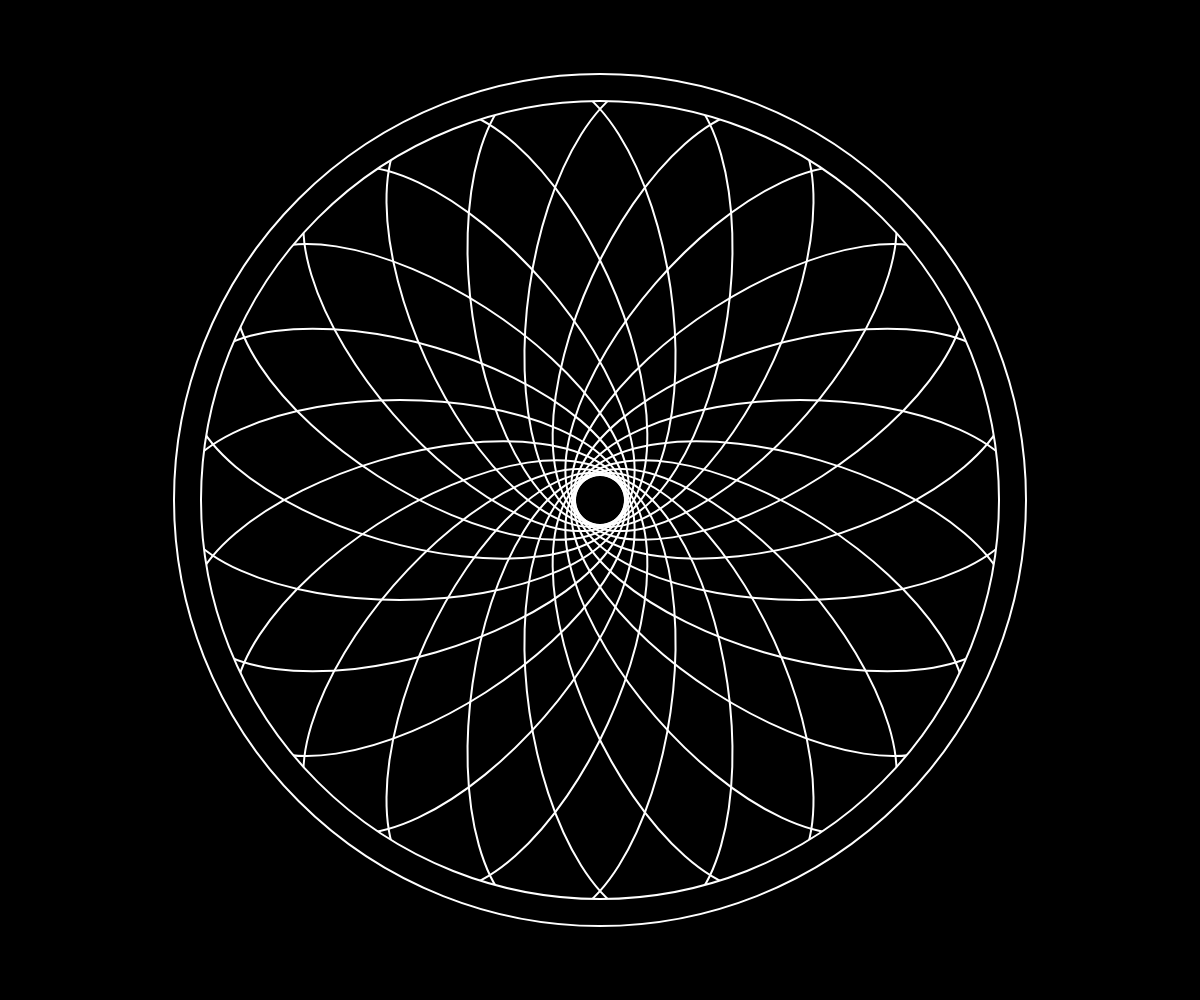
Frame 1 (no input)
Frame 60 (no input): identical to frame 1, image omitted
Frame 120 (the mouse pressed at the canvas centre since frame 60): identical to frame 1, image omitted

The p5.js sketch that drew this single still picture (run headless with seeded random() and noise() and a simulated clock; from frame 60 on, the mouse is pressed at the canvas centre):

// p5.js sketch
// ── sketch.js
let angle = 0;
let circlePoints = 22;
let featherPoints = 5;
let angleDegrees = 0;
let bodyRadius = 400;
let angleRadians = (angleDegrees * Math.PI) / 180;
let degreeOffset = 360 / circlePoints;
let degreeOffsetFeathers = 360 / featherPoints;


function setup() {
	createCanvas(windowWidth, windowHeight);
	angleMode(DEGREES);
	ellipseMode(CENTER);
	rectMode(CENTER);
}

function draw() {
		translate(windowWidth / 2, windowHeight / 2); // changes the orgin point to the center of the screen
		background(0);
		main();

}

function main(){
  scale(1, -1);									// reverses the global flip
	strokeWeight(4);							// giving the stroke a thicker line
	stroke(255);									// sets the stroke color from black to white
	noFill();
	ellipse(0, 0, 850, 850);			// making the outer dreamcatcher  frame
	ellipse(0, 0, 800, 800);			// making the inner dreamcatcher  frame

	plotCirclePoints();

	strokeWeight(25);							// making dark inner ring to block excess overlap from rings in the dreamcatcher
	stroke(000);
	ellipse(0, 0, 825, 825);
	angle = angle + 1;

	stroke('white');
	strokeWeight(4);
	
}

function plotCirclePoints(){

	strokeWeight(2);

	angleDegrees = 0;
	colorCounter = 0;


	for (i = 0; i < circlePoints; i++) {
	circlePointX = bodyRadius*Math.cos(angleRadians);	//using these two variables to find points on the dreamcatcher circumference
	circlePointY = bodyRadius*Math.sin(angleRadians);

	stroke('white');


	push();																						// used to give each ellipse it's own state of rotation and origin
	translate(circlePointX / 2,circlePointY / 2); 						// Sets each ellipse on the circle as it's own origin
	rotate(angleDegrees);
	noFill();
	ellipse(0, 0 , 450, 200);
	pop();

	angleDegrees += degreeOffset;
	angleRadians = (angleDegrees * Math.PI) / 180;

	}
}

function makeDreamCatcherFeathers(){

	for (i = 0; i < featherPoints; i++) {
	circlePointX = bodyRadius*Math.cos(angleRadians);	//using these two variables to find points on the dreamcatcher circumference
	circlePointY = bodyRadius*Math.sin(angleRadians);

	stroke('white');


	push();																						// used to give each ellipse it's own state of rotation and origin
	translate(circlePointX,circlePointY); 						// Sets each ellipse on the circle as it's own origin
	rotate(angleDegrees);
	noFill();
	ellipse(0, 0 , 100, 100);
	pop();

	angleDegrees += degreeOffsetFeathers;
	angleRadians = (angleDegrees * Math.PI) / 180;

	}
}

// ── style.css
body {
  margin:0;
  padding:0;
  overflow: hidden;
}
canvas {
  margin:auto;
  background: #000;
}
